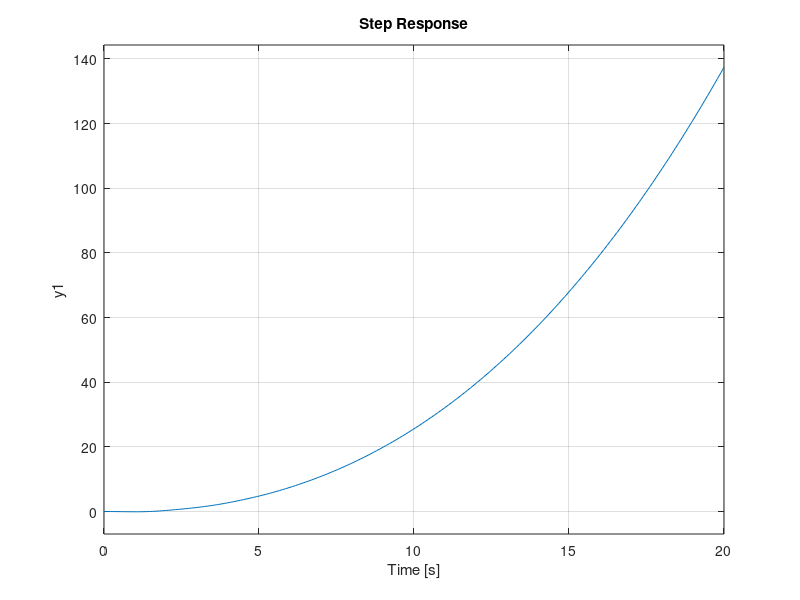
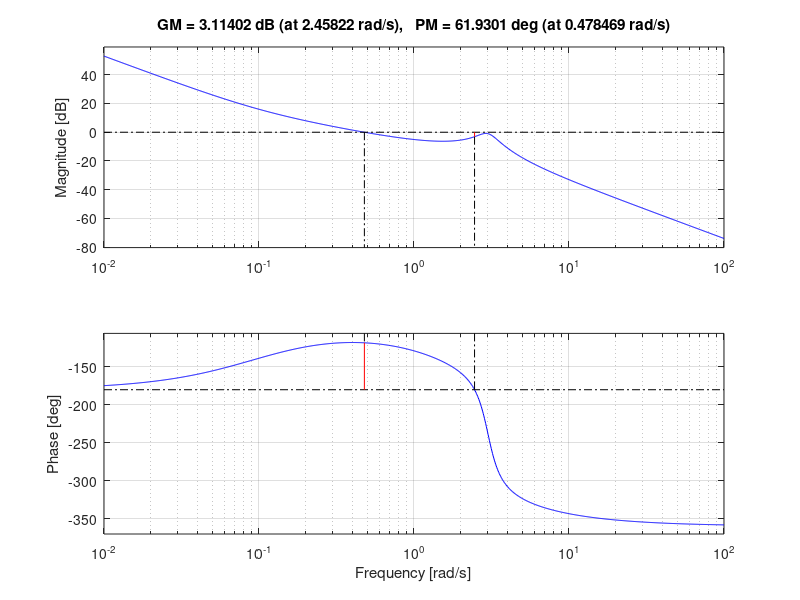

Source code (MATLAB) for these figures, in order:
s = tf('s');
G = (0.1*s - 0.2) / (s * (s^2 + 0.9*s + 9));
k=-20;
C = k * (s + 0.1) / s;
L=C*G;
L2=L/s;
T = feedback(L, 1);
Kv = dcgain(s *L );
ess = 1 / Kv;  
fprintf('ثابت سرعت Kv: %.4f\n', Kv);
fprintf(' ess: %.4f ', ess);
figure;
step(L2);
figure;
margin(L)
pole(T)
